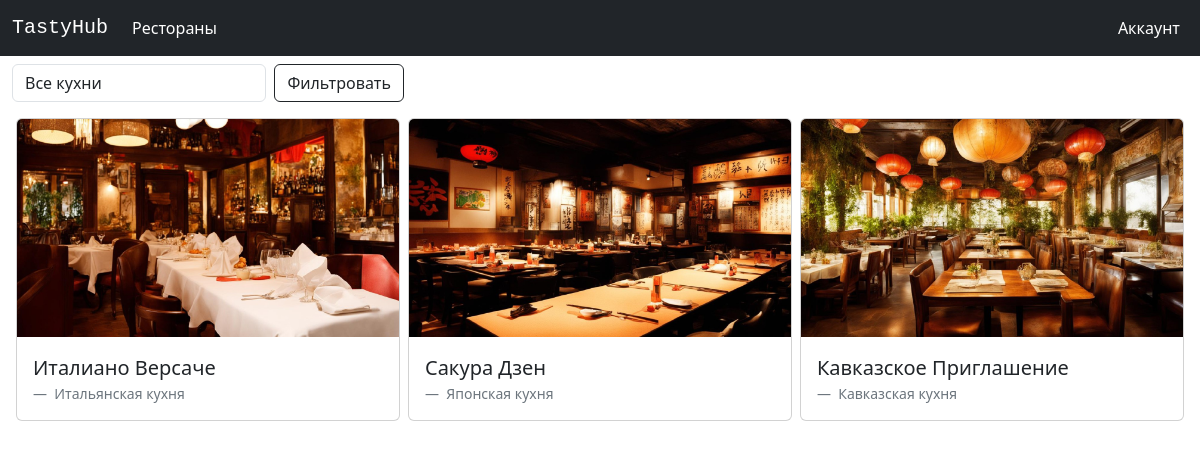
The page / (signed in) on the database its author committed.
### restaurants/models.py (models this page shows, shortened)
class KitchenType(models.Model):
    worthes = [
        ('Низкая', 'Низкая'),
        ('Средняя', 'Средняя'),
        ('Высокая', 'Высокая')
    ]
    name = models.CharField(max_length=32, blank=False, null=False)
    worth = models.CharField(max_length=16, choices=worthes, default='Низкая')
    def __str__(self):
        return f'{self.name}'

class Restaurant(models.Model):
    name = models.CharField(max_length=64, blank=False, null=False)
    avg_check = models.FloatField(default=0, blank=False, null=False)
    address = models.CharField(max_length=128, blank=False, null=False)
    contacts = models.CharField(max_length=128, blank=False, null=False)
    description = models.TextField(max_length=512, blank=False, null=False)
    working_mode = models.TextField(max_length=64, blank=False, null=False)
    logo = models.ImageField(upload_to='restaurant_logos', blank=False, null=False)
    date_create = models.DateTimeField(auto_now_add=True)
    date_edit = models.DateTimeField(auto_now=True)
    admin_user = models.ForeignKey(User, on_delete=models.SET_NULL, null=True)
    kitchen_type = models.ForeignKey(KitchenType, on_delete=models.SET_NULL, null=True)

### restaurants/views/Index.py (the view, shortened to what this page needs)
# urls.py: path('', Index.as_view(), name='index'),
class Index(View):
    @staticmethod
    def get(request):
        restaurants = Restaurant.objects.all()
        context = {'FilterForm': FilterForm(), 'restaurants': restaurants}
        return render(request, 'restaurants/index_page.html', context)

### restaurants/forms.py
class FilterForm(forms.Form):
    name = forms.ModelChoiceField(
        queryset=KitchenType.objects.filter(restaurant__isnull=False).distinct(),
        empty_label='Все кухни',
        widget=forms.Select(attrs={'class': 'form-control'}),
        label=False,
        required=False
    )

### restaurants/templates/restaurants/index_page.html (shortened to what this page needs)
{% extends 'restaurants/base.html' %}
{% load static %}
{% block content %}
    <main class="flex-grow-1 flex-shrink-0">
        <div class="container-fluid mt-2 pb-2">
            <form method="post">
                <div class="col-lg-4 col-md-8 col-12 d-flex">
                    {{ FilterForm }}
                    <button class="btn btn-outline-dark ms-2" type="submit">Фильтровать</button>
                </div>
            </form>
            <div class="mt-2 px-1 row row-cols-1 row-cols-lg-3 g-2">
                {% for restaurant in restaurants %}
                    <div class="col d-flex justify-content-center">
                        <div class="card">
                            <a class="text-decoration-none text-dark" href="{% url 'restaurant' restaurant.pk %}">
                                <img src="{{ restaurant.logo.url }}" class="card-img-top" alt="#">
                                <div class="card-body">
                                    <figure class="mb-0">
                                        <blockquote class="blockquote">
                                            <p>{{ restaurant.name }}</p>
                                        </blockquote>
                                        <figcaption class="blockquote-footer mb-0">
                                            {{ restaurant.kitchen_type }} кухня
                                        </figcaption>
                                    </figure>
                                </div>
                            </a>
                        </div>
                    </div>
                {% endfor %}
            </div>
        </div>
    </main>
{% endblock %}

### static/css/style.css (style rules this page uses)
* { box-sizing: border-box; }

### rows shown on the page
KitchenType: name "Все кухни"
Restaurant: logo (picture), name "Италиано Версаче", kitchen_type "Итальянская"
Restaurant: logo (picture), name "Сакура Дзен", kitchen_type "Японская"
Restaurant: logo (picture), name "Кавказское Приглашение", kitchen_type "Кавказская"
